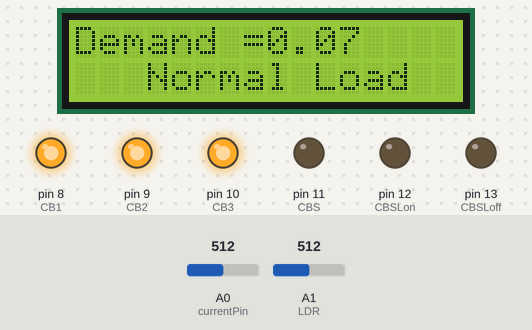
Simulated run of this sketch. Board: Arduino Uno, built with avr-gcc and run on an emulated ATmega328P. On the bench: 16×2 character LCD, output pins drawn as LEDs (lit = HIGH). Inputs (shaded band) come from the test bench; at power-on: A0 (currentPin) = 512, A1 (LDR) = 512.

Above: at 2.7 s.
2.8 s: A0 (currentPin) set to 539
At 4.3 s:
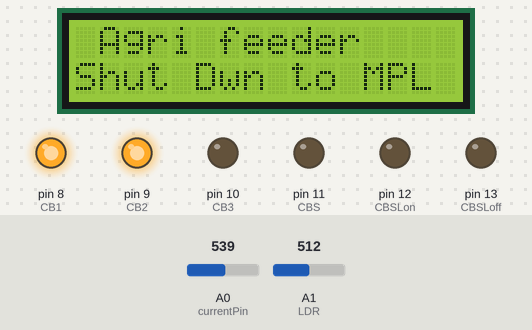
5.9 s: A1 (LDR) set to 593
9.0 s: A1 (LDR) set to 615
At 11.4 s:
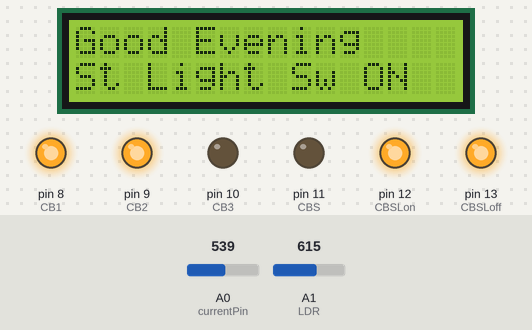
11.8 s: A0 (currentPin) set to 610
At 13.6 s:
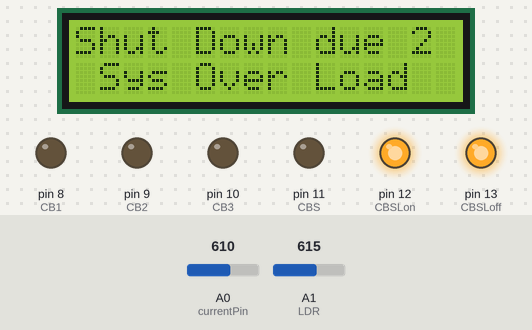
Timing chart, 0 to 15.1 s (numbered marks = the images above; inputs shaded):
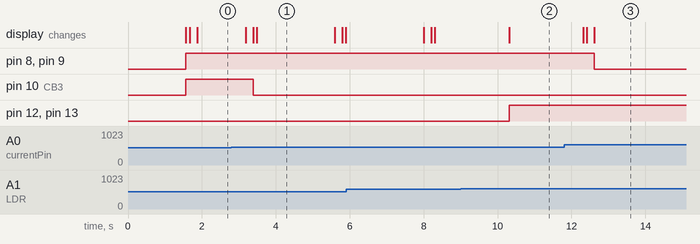

The sketch:

proteus_INO.ino
```cpp
#include <LiquidCrystal.h>        // For LCD

LiquidCrystal lcd(5, 4, 3, 2, 1, 0);

int LDR = A1;
int CB1 = 8;
int CB2 = 9;
int CB3 = 10;
int CBS = 11;
int CBSLon = 12;
int CBSLoff = 13;
int ch;
int Pload = 0, sms = 0, done = 0, countN = 0, done1 = 0;

const int currentPin = A0;
const unsigned long sampleTime = 100000UL;                         // sample over 100ms, it is an exact number of cycles for both 50Hz and 60Hz mains
const unsigned long numSamples = 250UL;                            // choose the number of samples to divide sampleTime exactly, but low enough for the ADC to keep up
const unsigned long sampleInterval = sampleTime / numSamples;      // the sampling interval, must be longer than then ADC conversion time
const int adc_zero = 510;
float new1 = 0;                                        // relative digital zero of the arudino input from ACS712 (could make this a variable and auto-adjust it)
int val = 0;

void setup()
{
  // Declare the pins as Output
  pinMode(CB1, OUTPUT);
  pinMode(CB2, OUTPUT);
  pinMode(CB3, OUTPUT);
  pinMode(CBS, OUTPUT);
  pinMode(CBSLon, OUTPUT);
  pinMode(CBSLoff, OUTPUT);

  // Turn all ports Low i.e., turn all CB1, CB2,... off
  digitalWrite(CB1, LOW);
  digitalWrite(CB2, LOW);
  digitalWrite(CB3, LOW);
  digitalWrite(CBS, LOW);
  digitalWrite(CBSLon, LOW);
  digitalWrite(CBSLoff, LOW);

  lcd.begin(16, 2);                     // Divide LCD in 16 columns and 2 rows

  // GSM is Ready and we are turning all circuti breakes ON. Tripping (turning on) sound comes at this moment
  lcd.setCursor(0, 0);
  lcd.print("  Demand Side");
  lcd.setCursor(0, 1);
  lcd.print("   Management");
  delay(1500);
  digitalWrite(CB1, HIGH);
  digitalWrite(CB2, HIGH);
  digitalWrite(CB3, HIGH);
  lcd.clear();
  // Everything is ready i.e., setup function is over
}

// Program inside loop runs always
void loop()
{
  ACSread();                //Reading the current function
  StreetCtrl();               //Controlling the sreet function
}

// Current read function
void ACSread()
{
  unsigned long currentAcc = 0;
  unsigned int count = 0;
  unsigned long prevMicros = micros() - sampleInterval ;
  while (count < numSamples)
  {
    if (micros() - prevMicros >= sampleInterval)
    {
      int adc_raw = analogRead(currentPin) - adc_zero;
      currentAcc += (unsigned long)(adc_raw * adc_raw);
      ++count;
      prevMicros += sampleInterval;
    }
  }
  float rms = sqrt((float)currentAcc / (float)numSamples) * (75.7576 / 1024.0);
  new1 = new1 + rms;
  if (val == 10);
  {
    new1 = new1 / 10;
    new1 = new1 * 4.89;
    lcd.setCursor(0, 0);
    lcd.print("Demand =");
    lcd.print(new1, 2); // the '3' after voltage allows you to display 3 digits after decimal point
    delay(200);
    check();
    new1 = 0;
    val = 0;
  }
  val++;
}

void ACSread1()
{
  unsigned long currentAcc = 0;
  unsigned int count = 0;
  unsigned long prevMicros = micros() - sampleInterval ;
  while (count < numSamples)
  {
    if (micros() - prevMicros >= sampleInterval)
    {
      int adc_raw = analogRead(currentPin) - adc_zero;
      currentAcc += (unsigned long)(adc_raw * adc_raw);
      ++count;
      prevMicros += sampleInterval;
    }
  }

  float rms = sqrt((float)currentAcc / (float)numSamples) * (75.7576 / 1024.0);

  new1 = new1 + rms;

  if (val == 10);
  {
    new1 = new1 / 10;
    new1 = new1 * 4.89;
    lcd.setCursor(0, 0);
    lcd.print("Demand =");
    lcd.print(new1, 2);
    delay(200);
    new1 = 0;
    val = 0;
  }
  val++;
}

void check()
{
  if (new1 > 1.57)
  {
    lcd.clear();
    digitalWrite(CBS, LOW);
    digitalWrite(CB1, LOW);
    digitalWrite(CB2, LOW);
    digitalWrite(CB3, LOW);
    lcd.setCursor(0, 0);
    lcd.print("Shut Down due 2");
    lcd.setCursor(0, 1);
    lcd.print(" Sys Over Load");
    delay(5000);
    done1 = 0;
  }
  if (new1 < 0.83)
  {
    if (done == 0);
    {
      digitalWrite(CBS, LOW);
      digitalWrite(CB1, HIGH);
      digitalWrite(CB2, HIGH);
      digitalWrite(CB3, HIGH);
      lcd.setCursor(0, 1);
      lcd.print("   Normal Load  ");
      delay(200);
      done1 = 1;
    }
  }
  if (new1 > 0.8 && new1 < 1.3)
  {
    lcd.clear();
    digitalWrite(CB3, LOW);
    delay(100);
    Pload = 0;
    sms = 0;
    lcd.setCursor(0, 0);
    lcd.print(" Agri feeder ");
    lcd.setCursor(0, 1);
    lcd.print("Shut Dwn to MPL");
    delay(2000);
    done1 = 0;
  }
  if (new1 > 1.3 && new1 < 1.5)
  {
    if (sms == 0)
    {
      lcd.clear();
      lcd.setCursor(0, 0);
      lcd.print("Sustainable Load");
      lcd.setCursor(0, 1);
      lcd.print("Snd Msg 2 HEC");
      sms = 1;
      delay(2000);
      done1 = 0;
    }
    Pload++;
  }
  if (Pload == 120)
  {
    lcd.clear();
    lcd.setCursor(0, 0);
    lcd.print("CB2 Mall Breaker");
    lcd.setCursor(0, 1);
    lcd.print("Off to MSPL");
    digitalWrite(CB2, LOW);
    for (int k = 0; k < 10; k++)
    { delay(1000);
      ACSread1();
    }
    if (new1 >= 1.3)
    {
      lcd.clear();
      lcd.setCursor(0, 0);
      lcd.print("CB1 Indu Breaker");
      lcd.setCursor(0, 1);
      lcd.print("Off to MSPL");
      digitalWrite(CB1, LOW);
      delay(2000);
    }
    Pload = 0;
    done1 = 0;
    new1 = 0;
  }
}

void StreetCtrl()
{
  int LDRvalue = analogRead(LDR);
  if (LDRvalue > 600)
  {
    if (done == 0)
    {
      lcd.clear();
      lcd.setCursor(0, 0);
      lcd.print("Good Evening");
      lcd.setCursor(0, 1);
      lcd.print("St Light Sw ON");
      digitalWrite(CBSLon, HIGH);
      digitalWrite(CBSLoff, HIGH);
      done = 1;
      delay(2000);
      lcd.clear();
    }
    countN++;
    if (countN == 75)
    {
      lcd.clear();
      lcd.setCursor(0, 0);
      lcd.print("Some SL & H OFF");
      lcd.setCursor(0, 1);
      lcd.print(" 2 red Base Load");
      digitalWrite(CBSLoff, LOW);
      delay(2000);
      countN = 0;
      lcd.clear();
    }
  }
  if (LDRvalue < 400)
  {
    lcd.clear();
    lcd.setCursor(0, 0);
    lcd.print("Good Morning");
    lcd.setCursor(0, 1);
    lcd.print("St Light Turn OFF");
    digitalWrite(CBSLoff, LOW);
    delay(2000);
    digitalWrite(CBSLon, LOW);
    done = 0;
    countN = 0;
    lcd.clear();
  }
}
```

Measured:
- the behaviour switches between 532 and 533 on A0 (currentPin) (found by bisection; images 0 and 1)
- the behaviour switches between 600 and 601 on A1 (LDR) (found by bisection; images 1 and 2)
- after the input at 2.8 s, pin 10 (CB3): HIGH → LOW after 0.59 s; the display: first changes after 0.38 s (image 1 shows a later state)
- after the input at 9.0 s, pin 12 (CBSLon), pin 13 (CBSLoff): LOW → HIGH after 1.3 s; the display: changes after 1.3 s (image 2)
- after the input at 11.8 s, pin 8 (CB1), pin 9 (CB2): HIGH → LOW after 0.82 s
- what the display in image 1 shows lasts 2.1 s, from 3.5 s to 5.6 s
